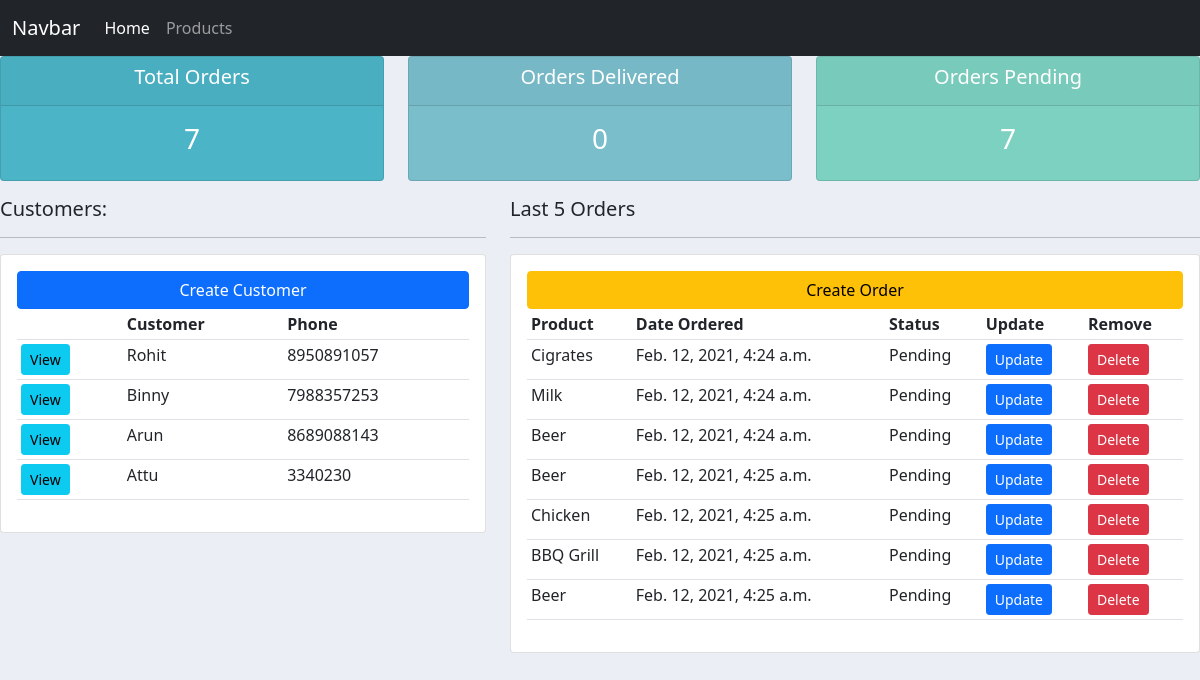
The app's page /, older data.
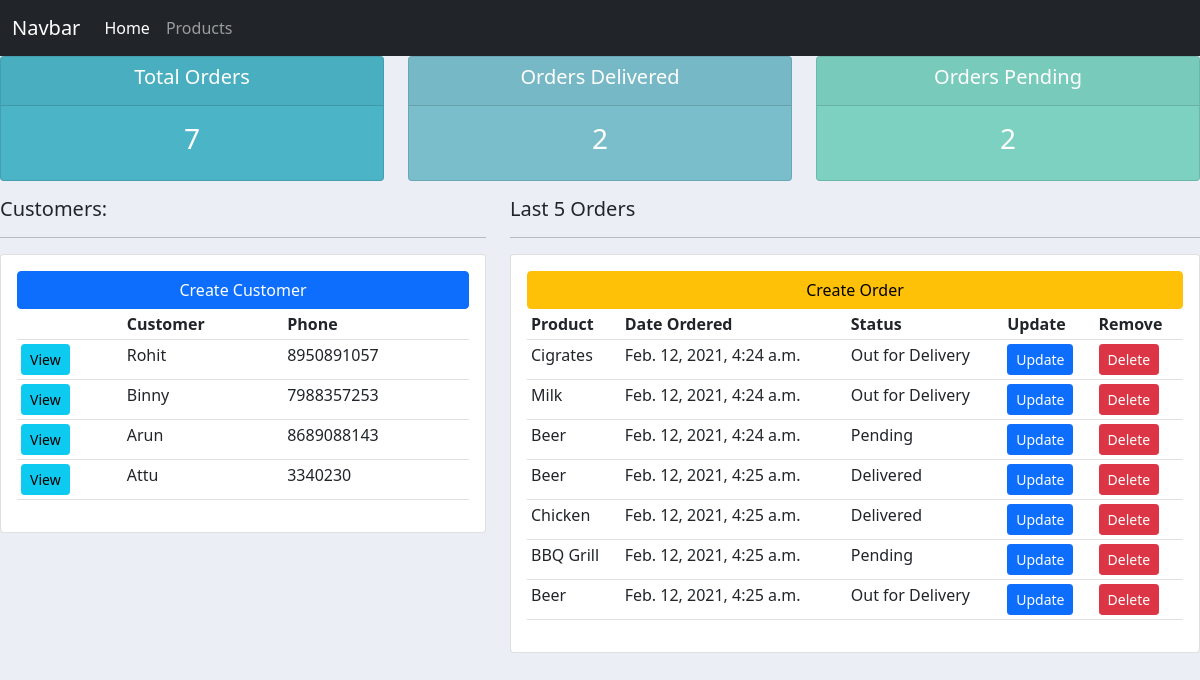
The same page, newer data.
### accounts/models.py (models this page shows, shortened)
class Order(models.Model):
    STATUS = (
        ('Pending','Pending'),
        ('Out for Delivery', 'Out for Delivery'),
        ('Delivered','Delivered'),
    )
    customer = models.ForeignKey(Customer, null=True, on_delete= models.SET_NULL)
    product = models.ForeignKey(Product, null=True, on_delete= models.SET_NULL)
    date_created = models.DateTimeField( auto_now_add=True, null=True)
    status = models.CharField( max_length=50, null=True, choices = STATUS)

class Product(models.Model):
    CATEGORY = (
        ('Indoor','Indoor'),
        ('Outdoor','Outdoor'),
    )
    name = models.CharField( max_length=150, null=True)
    price = models.IntegerField()
    category = models.CharField(max_length=150,null =True, choices=CATEGORY)
    description = models.CharField( max_length=150, null=True, blank=True)
    date_created = models.DateTimeField( auto_now_add=True, null=True)
    tags = models.ManyToManyField(Tag)
    def __str__(self):
        return self.name

### accounts/views.py (the view)
# urls.py: path('',views.home, name='home'),
def home(request):
    orders = Order.objects.all()
    customers =Customer.objects.all()
    total_customers = customers.count()
    total_orders = orders.count()
    delivered = orders.filter(status = 'Delivered').count()
    pending = orders.filter(status = 'Pending').count()
    context ={'orders':orders, 'customers': customers,
    'total_orders':total_orders, 'delivered':delivered,
    'pending':pending
    }
    return render(request, 'accounts/home.html',context)

### accounts/templates/accounts/home.html
{% extends 'accounts/base.html' %}
{% block content %}
{% include 'accounts/status.html' %}
<div class= "row">
    <div class="col-md-5">
        <h5>Customers:</h5>
        <hr>
        <div class="card card-body">
            <a class="btn btn-primary" href="">Create Customer</a>
            <table class="table table-sm">
                <tr>
                    <th></th>
                    <th>Customer</th>
                    <th>Phone</th>
                </tr>
                {% for customer in customers %}
                    <tr>
                        <td><a class= "btn btn-sm btn-info" href="{% url 'customer' customer.id %}">View</a></td>
                        <td>{{ customer.name }}</td>
                        <td>{{ customer.phone }}</td>
                    </tr>
                {% endfor %}
            </table>
        </div>
    </div>
    <div class="col-md-7">
        <h5>Last 5 Orders</h5>
        <hr>
        <div class="card card-body">
            <a class="btn btn-warning" href="{% url 'create_order' %}">Create Order</a>
            <table class="table table-sm">
                <tr>
                    <th>Product</th>
                    <th>Date Ordered</th>
                    <th>Status</th>
                    <th>Update</th>
                    <th>Remove</th>
                </tr>
                {% for order in orders %}
                <tr>
                    <td>{{ order.product }}</td>
                    <td>{{ order.date_created }}</td>
                    <td>{{ order.status }}</td>
                    <td><a class= "btn btn-sm btn-primary" href="{% url 'update_order' order.id %}">Update</a></td>
                    <td><a class= "btn btn-sm btn-danger" href="{% url 'delete_order' order.id %}">Delete</a></td>
                </tr>
            {% endfor %}
            </table>
        </div>
    </div>
</div>
{% endblock %}

Row changes from the older to the newer data that the page shows:
changed Order "Cigrates": status "Pending" → "Out for Delivery"
changed Order "Milk": status "Pending" → "Out for Delivery"
changed Order (number 4 of 7 on the later page): status "Pending" → "Delivered"
changed Order "Chicken": status "Pending" → "Delivered"
changed Order (number 7 of 7 on the later page): status "Pending" → "Out for Delivery"
Text that changed along with them:
{{ delivered }}: "0" → "2"
{{ pending }}: "7" → "2"
